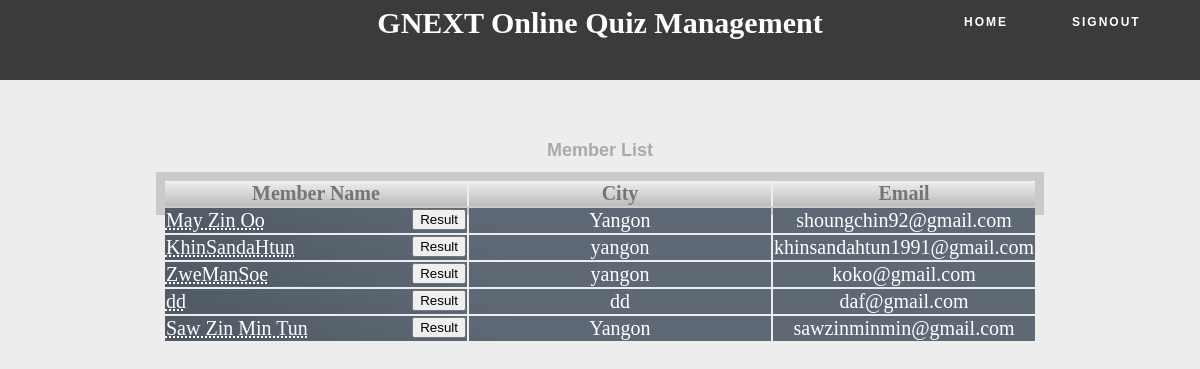
/admin/memberresult.php (signed in), run on an earlier commit of the app's database.
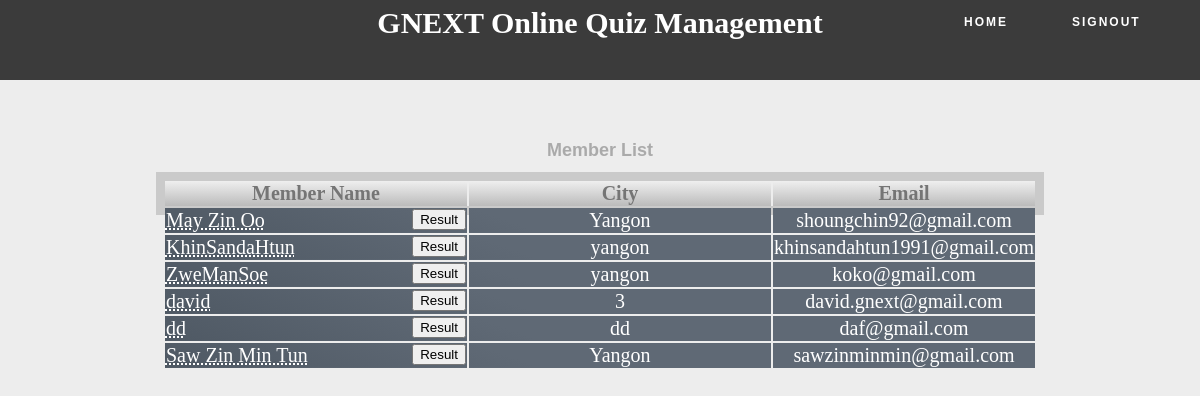
And on a later commit of the database.
### tables this page shows
CREATE TABLE IF NOT EXISTS `mst_user` (
`user_id` int(5) NOT NULL,
  `login` varchar(20) DEFAULT NULL,
  `pass` varchar(20) DEFAULT NULL,
  `username` varchar(30) DEFAULT NULL,
  `address` varchar(50) DEFAULT NULL,
  `city` varchar(15) DEFAULT NULL,
  `phone` int(10) DEFAULT NULL,
  `email` varchar(30) DEFAULT NULL
);

### admin/memberresult.php (the view, shortened to what this page needs)
<html>
    <head>
        <link href="../quiz.css" rel="stylesheet" type="text/css">
    </head>
    <body>
        <?php
        include("header.php");
        include("../database.php");
        ?>
        <p class="head1">Member List</p>
        <?php
        $rs = mysqli_query($cn,"select * from mst_user");
        echo "<table border=0 align=center class='result_tb'><thead class=style6><th width=300>Member Name </th><th width=300>City</th><th width=200>Email</th></thead>";
        if (mysqli_num_rows($rs) > 0) {
            while ($row = mysqli_fetch_row($rs)) {
                echo "<tr class=style5>
                          <td><abbr title='See my result'>" . $row[3] . "</abbr>
                               <a href='result.php?name=$row[1]&mem=$row[3]'><input type='button' style='float:right' value='Result'></a>
                                       <form method='post' action='memberresult.php'>
                                       <input type='hidden' name='del' value='$row[1]'>
                                       </form>
                          </td>
                          <td align=center> $row[5]</td>
                          <td align=center> $row[7]</td></tr>";
            }
        } else {
            echo "<tr align='center'><td colspan='3'>No member to show</td></tr>";
        }
        echo "</table>";
        ?>

### admin/header.php (shortened to what this page needs)
<div id="head-wrapper">
    <div id="header" class="container">
        <div id="logo">
            <h1>GNEXT Online Quiz Management</h1>
        </div>
        <?php
        $index = explode("/", $_SERVER['PHP_SELF'])[3];
        if (isset($_SESSION['alogin'])) {
            echo "<div id='menu'><ul><li><a href=\"login.php\">HOme</a></li><li><a href=\"signout.php\">Signout</a></li></ul></div>";
            ?>
        </div>
    </div>
    <?php
} else if ($index != "index.php") {
    echo "</div></div>";
    echo "<BR><BR><BR><BR><div class=head1> Your are not logged in<br> Please <a href=index.php>Login</a><div>";
    exit;
} else {
    echo "</div></div>";
}
?>

### quiz.css (style rules this page uses)
body { width : 100%; }
#head-wrapper { width: 100%; height: 10%; background: #3b3b3b; position: relative; }
#header { overflow: hidden; height: 60px; }
h1 { display: block; color:#fff; line-height: 5px; }
#logo ,#logo h1 a { display: block; text-decoration: none; font-family: 'Kavoon', cursive; text-align: center; font-size: 15px; color: #FFFFFF; }
#menu { float: right; width: 300px; }
#menu ul { top : 0; position : absolute; float: right; padding : 0 2px; list-style: none; line-height: normal; }
#menu li { float: left; margin-left: 60px; }
#menu a { display: block; padding: 2px; letter-spacing: 2px; text-decoration: none; text-transform: uppercase; font-family: 'Archivo Narrow', sans-serif; font-size: 12px; font-weight: 600; color: #FFFFFF; }
a { font-size: 20px; font-weight: 600; }
body { margin: 0px; padding: 0px; background: #ededed; font-family: 'Arial', sans-serif; font-size: 13px; }
.style5 { color:#fff; border-bottom: 1px solid red; background: linear-gradient(20deg, #4f5964 0%, #5f6975 40%); }
.style6 { color: #757575; background:linear-gradient(180deg,#efefef 0%,#bbbbbb 100%); box-shadow: 0px 0px 0px 9px rgba(0,0,0,0.15); }
.result_tb { font-family:Comic Sans MS; font-size: 20px; }
a { color: #111828; text-decoration: none; }
.head1 { font-family: Arial, Helvetica, sans-serif; font-size: 18px; color: #aaa; text-align: center; margin-top : 5%; font-weight: bold; }

What changed in the data, as far as the page shows it:
added mst_user: username "david", city "3", email "david.gnext@gmail.com"
